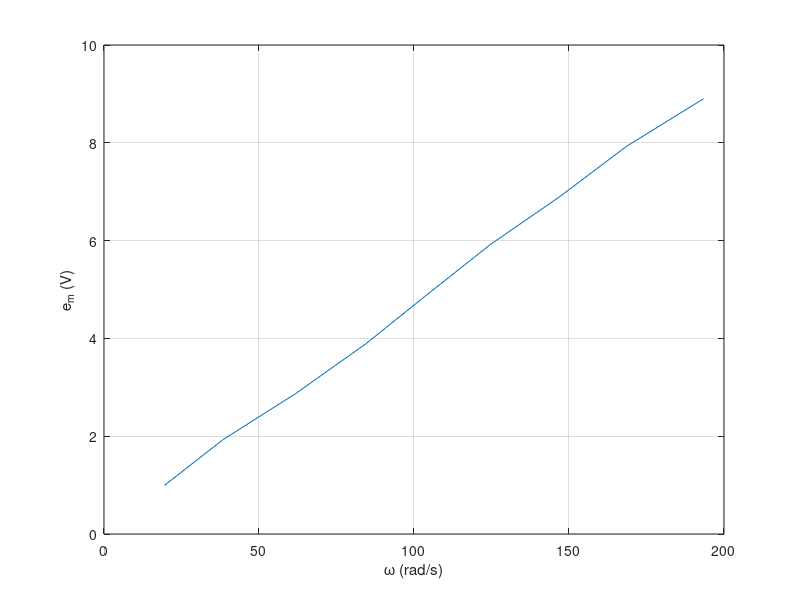

MATLAB code for this plot: (Note: this script raises an error after producing the figure.)
%% 2. DC Motor Back EMF Constant
clear all; close all
% == Part A == 
Ktach = 3.0 / 1000 / (2*pi/60); % V/rad/s

% == Part B ==
cali_mut_em = [0.997 1.930 2.870 3.890 4.850 5.920 6.880 7.930 8.900]; % V
cali_tach_eo = [0.560 1.100 1.770 2.420 2.960 3.570 4.200 4.830 5.540]; % V
omega = cali_tach_eo / Ktach; % rad/s

figure(1)
plot(omega, cali_mut_em); grid on
ylabel('e_{m} (V)'); xlabel('\omega (rad/s)')

% Motor voltage constant
% Spec Sheet: Ke = 4.39-5.37 V/krpm -> 0.0466 V/rad/s
Ke = (cali_mut_em(end) - cali_mut_em(1)) / (omega(end) - omega(1)); % V/rad/s

% == Part C ==

% Motor torque constant
% Spec Sheet: Kt = 6.6 +- 10% ozf-in/A; -> see lecture for this conversion
Kt = 141.6*Ke; % ozf-in/A

% == Part D ==
start_volt = 1.4; % V
int_resistance = 4.25; % ohms
start_cur = start_volt / int_resistance; % A
start_torque = Kt * start_cur; % ozf-in

%% 3. Open Loop Response to a Voltage Step Input and Disturbance Torque

% == Part A ==

% Find the transfer function Eo/Ei of Figure 4, ignore the power op-amp

% == Part B ==

stall_cur = 6.0/5.0; % A
stall_torque = Kt * stall_cur; % ozf-in

% == Part C ==
filestruct1 = TDMS_readTDMSFile('3.9Waveform.tdms');
mut_eo = filestruct1.data{5};
t = linspace(-0.600, 0.600, length(mut_eo));
figure(2)
plot(t, mut_eo)


